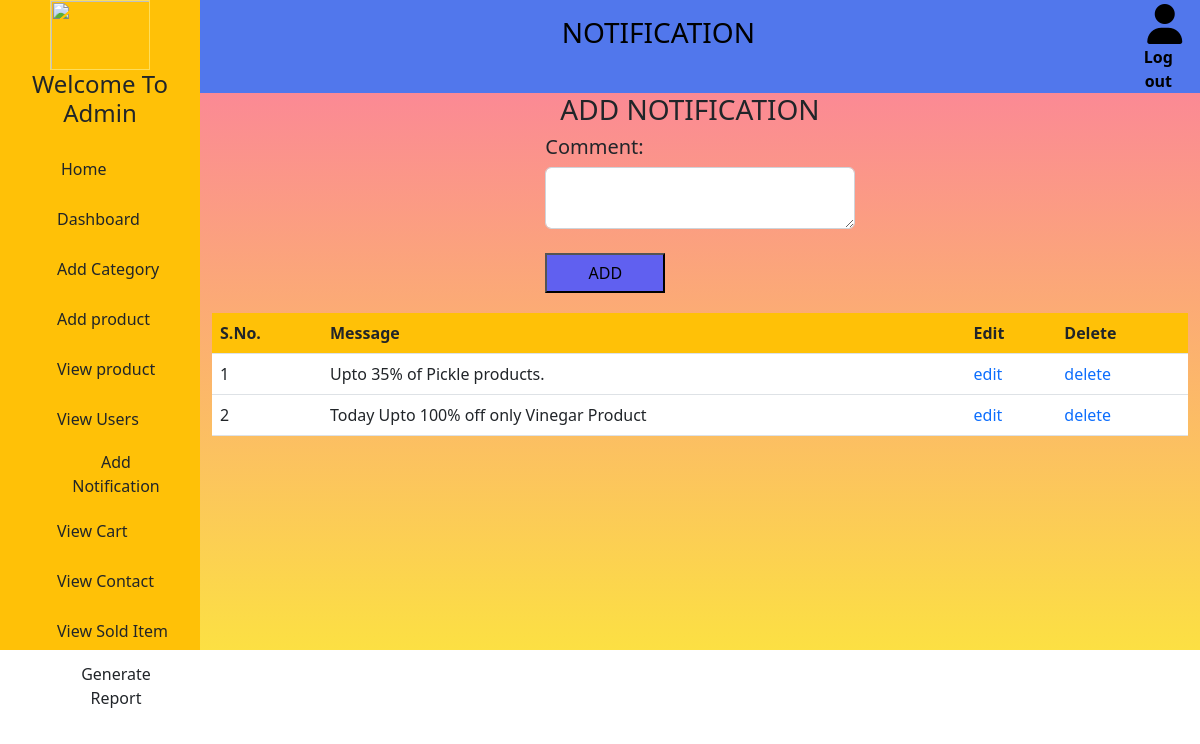
The page /admin/notification.php (signed in) on the database its author committed.
### tables this page shows
CREATE TABLE IF NOT EXISTS `tbl_notification` (
  `not_id` int(11) NOT NULL AUTO_INCREMENT,
  `message` varchar(200) NOT NULL,
  `date` varchar(20) NOT NULL,
  PRIMARY KEY (`not_id`)
);

### admin/notification.php (the view, shortened to what this page needs)
<?php
$con=mysqli_connect("localhost","root","","vnjs");
$query="select * from tbl_notification";
$res=mysqli_query($con,$query);
?>
<!doctype html>
<html lang="en">
<head>
    <link href="../assets/css/bootstrap.css" type="text/css" rel="stylesheet" />
    <link href="../assets/css/adminstyle.css" type="text/css" rel="stylesheet" />
    <link rel="stylesheet" href="https://cdnjs.cloudflare.com/ajax/libs/font-awesome/6.1.2/css/all.min.css" />
</head>
<body>
    <div class="container-fluid">
        <div class="row">
        <div class="col-sm-2 bg-warning dashboard">
                <center>
                    <img src="images (4).jpg" alt="" height="70px" width="100px" >
                           <b> <h4>Welcome To Admin </h4></b>
                        </center>
                        <div class="dash_div">
                        <a href="../index.php"><button type="button" class="btn px-5">Home</button></a>
                            <ul>
                                <a href="dashboard.php" >
                                    <button type="button" class="btn ">
                                    <li>Dashboard</li>
                                </button>
                                </a>
                                <a href="category.php">
                                    <button type="button" class="btn" >
                                    <li>Add Category</li>
                                </button>
                                </a>
                                <a href="product.php">
                                    <button type="button" class="btn ">
                                    <li>Add product</li>
                                </button>
                                </a>
                                <a href="viewpro.php">
                                    <button type="button" class="btn ">
                                    <li>View product</li>
                                </button>
                                </a>
                                <a href="viewuser.php">
                                    <button type="button" class="btn ">
                                    <li>View Users</li>
                                </button>
                                </a>
                                <a href="notification.php">
                                    <button type="button" class="btn ">
                                    <li>Add Notification</li>
                                </button>
                                </a>
                                <a href="viewcart.php">
                                    <button type="button" class="btn ">
                                    <li>View Cart</li>
                                </button>
                                </a>
                                <a href="viewcontact.php">
                                    <button type="button" class="btn ">
                                    <li>View Contact</li>
                                </button>
                                </a>
                                <a href="viewsold.php">
                                    <button type="button" class="btn ">
                                    <li>View Sold Item</li>
                                </button>
                                </a>
                                <a href="#">
                                    <button type="button" class="btn ">
                                    <li>Generate Report</li>
                                </button>
                                </a>
                            </ul>
                        </div>
                    </div>
                    <div class="col-sm-10 dashbody">
                        <div class="row p-auto" style="background-color: hsl(225, 80%, 62%); ">
                        <h3  class="col-sm-8 ms-auto pt-3"  style="text-align:center; color: black;">NOTIFICATION</h3>
                            <div class="col-sm-1 text-center ms-auto" >
                                <b><a href="logout.php" style="color:black ;">
                                    <i class="fa-solid fa-user "></i> Log out</a></b>
                            </div>
                        </div>
                <h3 align="center" style="margin-right: 20px;">ADD NOTIFICATION</h3>
                <form action="noti_code.php" method="post">
                    <div class="row">
                        <div class="col-sm-4"></div>
                        <div class="col-sm-4">
                            <div class="form-group">
                                <label for="comment">
                                    <h5>Comment:</h5>
                                </label>
                                <textarea class="form-control" name="noti"></textarea>
                            </div>
                        </div>
                        <div class="col-sm-4"></div>
                    </div>
                    <br />
                    <div class="row">
                        <div class="col-sm-4"></div>
                        <div class="col-sm-4">
                            <input type="submit" value="ADD" style="height: 40px; width: 120px; background-color: #6060f0; margin-bottom: 20px; " />
                        </div>
                        <div class=" col-sm-4">
                        </div>
                    </div>
                    <table class="table align-middle mb-0 bg-white">
                    <thead class="bg-warning">
                            <tr>
                                <th>S.No.</th>
                                <th>Message</th>
                                <th>Edit</th>
                                <th>Delete</th>
                            </tr>
                        </thead>
                        <tbody>
                            <?php
                            $i=1;
                            while($row=mysqli_fetch_array($res)){
                           ?>
                                <tr>
                              <td><?php echo $i;?></td>
                              <td><?php echo $row['message']; ?></td>
                              <td><a href="#">edit</a></td>
                              <td><a href="noti_del.php?id=<?php echo $row['not_id'] ?>">delete</a></td>
                           </tr>
                           <?php
                        $i++;
                        }
                           ?>
                        </tbody>
                </form>
            </div>
        </div>
</body>
</html>

### assets/css/adminstyle.css (style rules this page uses)
a { text-decoration: none; }
img { border:1px solid #ffde59; }
ul { list-style-type: none; }
.dashboard { height: 650px; }
.fa-user { color:black; margin-left: 13px; margin-top: 4px; font-size: 40px; }
.dash_div { height:300px; width: 100%; margin-top: 15px; height: 500px; line-height: 50px; }

### admin/notification.php (style rules this page uses)
.dashbody { background-image: linear-gradient(#FB7BA2, #FCE043); }

### rows shown on the page
tbl_notification: message "Upto 35% of Pickle products."
tbl_notification: message "Today Upto 100% off only Vinegar Product"
